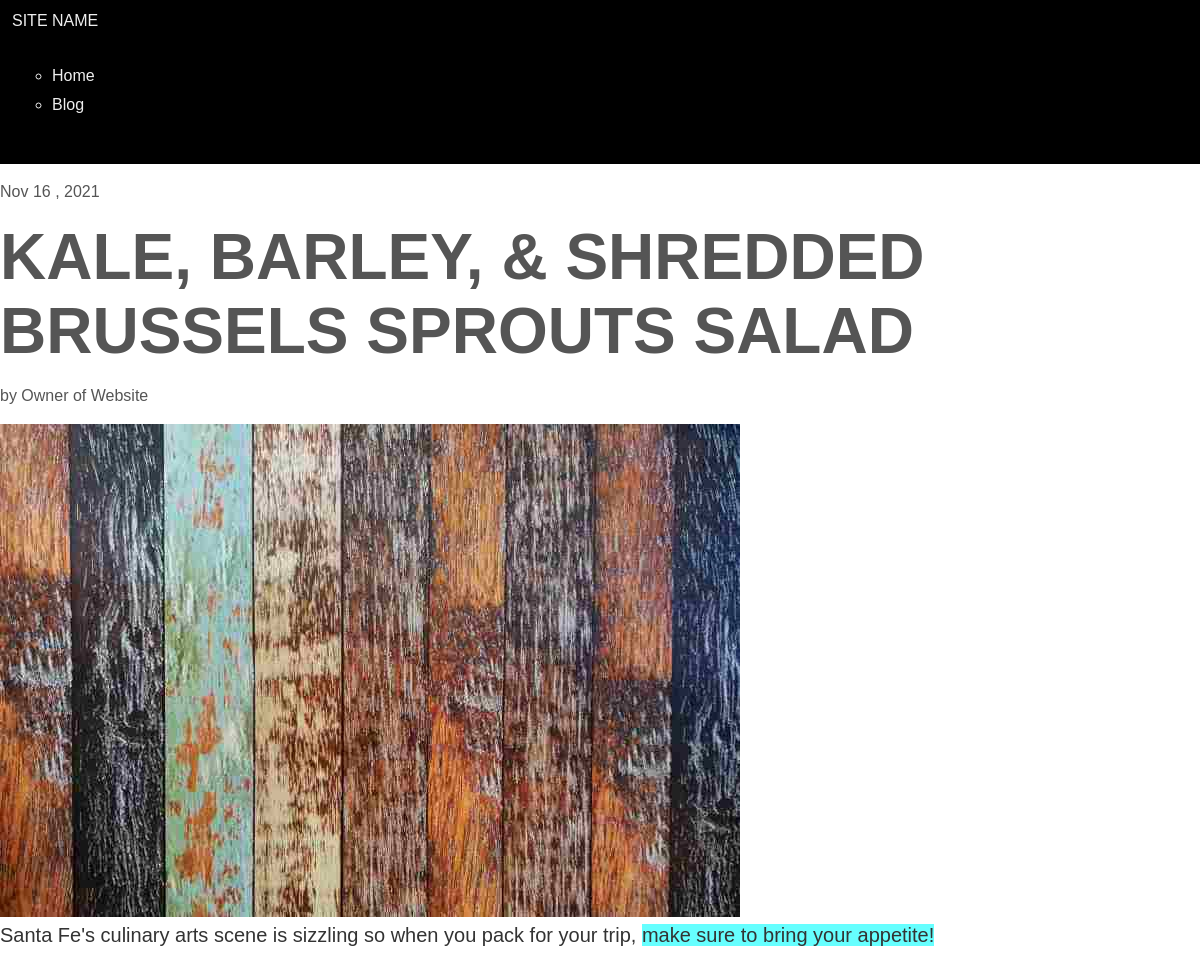
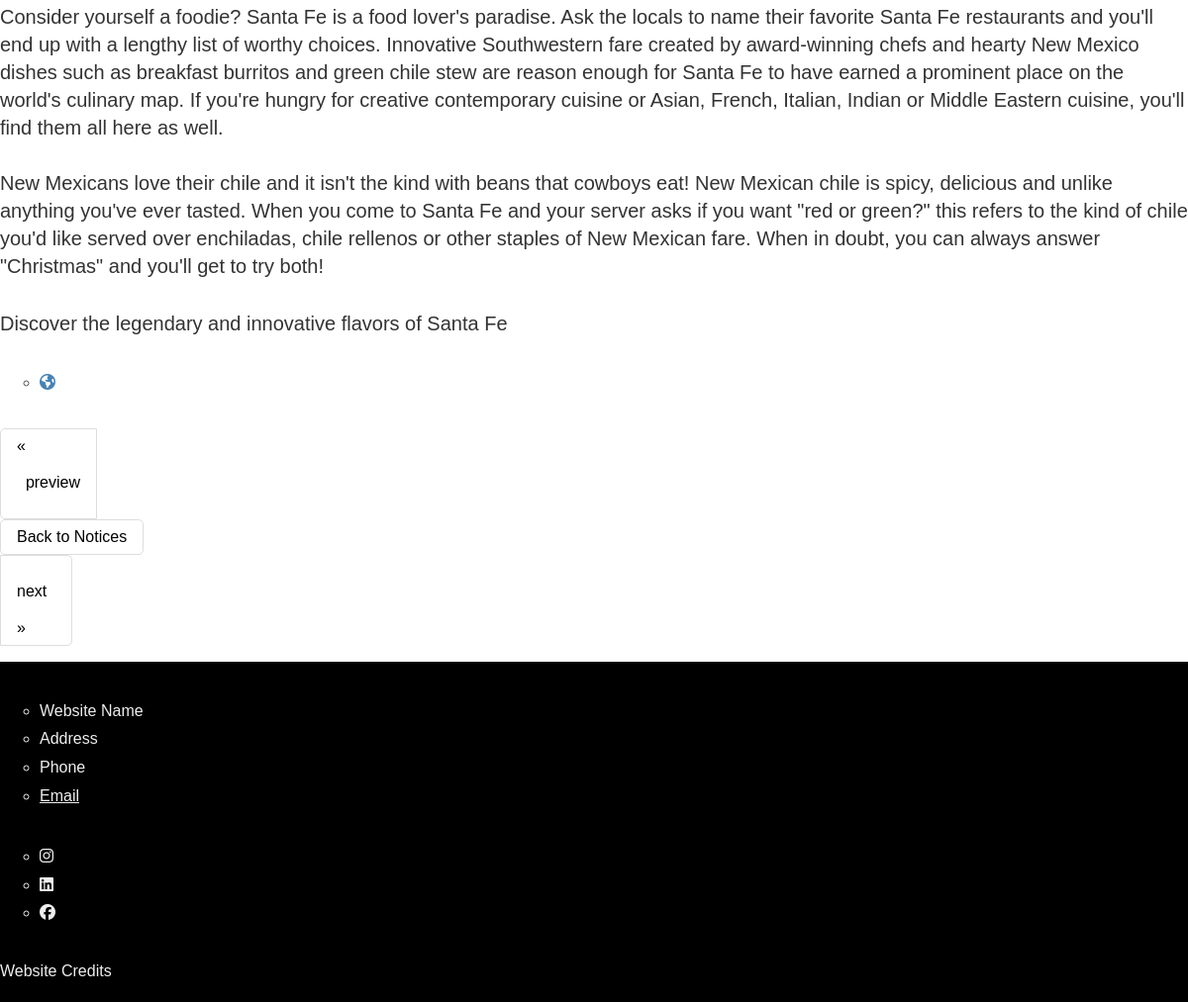
The app's page /blog/blog_notices/display/kale-barley--shredded-brussels-sprouts-salad with its own data (2 pictures, top to bottom).
### tables this page shows
CREATE TABLE `blog_notices` (
  `id` int(11) NOT NULL,
  `url_string` varchar(255) DEFAULT NULL,
  `blog_title` varchar(255) DEFAULT NULL,
  `blog_sub_title` varchar(255) DEFAULT NULL,
  `notice` text DEFAULT NULL,
  `youtube` varchar(50) DEFAULT NULL,
  `uploaded_date` date DEFAULT NULL,
  `published_date` date DEFAULT NULL,
  `published` tinyint(1) DEFAULT NULL,
  `picture` varchar(255) DEFAULT '',
  `notice_sources_id` int(11) DEFAULT 0
);

CREATE TABLE `notice_sources` (
  `id` int(11) NOT NULL,
  `source_name` varchar(255) DEFAULT NULL,
  `author` varchar(255) DEFAULT NULL,
  `source_link` varchar(255) DEFAULT NULL
);

### public/index.php (called while the page is built, shortened)
<?php
$init = new Core;

### engine/Model.php (called while the page is built, shortened)
<?php
class Model {
    private $host = HOST;
    private $user = USER;
    private $pass = PASSWORD;
    private $dbname = DATABASE;
    private $dbh;
    private $stmt;
    public function __construct($current_module = NULL) {
        $this->port = (defined('PORT') ? PORT : '3306');
        $dsn = 'mysql:host=' . $this->host . ';port=' . $this->port . ';dbname=' . $this->dbname;
        $options = array(
            PDO::ATTR_PERSISTENT => true,
            PDO::ATTR_ERRMODE => PDO::ERRMODE_EXCEPTION
        );
        try{
            $this->dbh = new PDO($dsn, $this->user, $this->pass, $options);
        } catch(PDOException $e){
            $this->error = $e->getMessage();
            echo $this->error; die();
        }
    }
    private function get_param_type($value) {
        switch(true){
        default:
            $type = PDO::PARAM_STR;
        }
        return $type;
    }
    function prepare_and_execute($sql, $data) {
        $this->stmt = $this->dbh->prepare($sql);
        if (isset($data[0])) {
            return $this->stmt->execute($data);
        } else {
            foreach ($data as $key => $value) {
                $type = $this->get_param_type($value);
                $this->stmt->bindValue(":$key", $value, $type);
            }
            return $this->stmt->execute();
        }
    }
    public function get_one_where($column, $value, $target_tbl=NULL) {
        $data[$column] = $value;
        $sql = "SELECT * FROM $target_tbl where $column = :$column";
        $result = $this->prepare_and_execute($sql, $data);
        if ($result == true) {
            $item = $this->stmt->fetch(PDO::FETCH_OBJ);
            return $item;
        }
    }
    public function get_many_where($column, $value, $target_tbl=NULL) {
        $data[$column] = $value;
        $sql = 'select * from '.$target_tbl.' where '.$column.' = :'.$column;
        $query = $this->query_bind($sql, $data, 'object');
        return $query;
    }
        ?>
    <?php
    public function query_bind($sql, $data, $return_type=false) {
        $this->prepare_and_execute($sql, $data);
        if ($return_type == 'object') {
            $query = $this->stmt->fetchAll(PDO::FETCH_OBJ);
            return $query;
        } elseif ($return_type == 'array') {
            $query = $this->stmt->fetchAll(PDO::FETCH_ASSOC);
            return $query;
        }
    }
}

### engine/get_segments.php (called while the page is built, shortened)
<?php
function get_segments($ignore_custom_routes=NULL) {
    $psuedo_url = str_replace('://', '', BASE_URL);
    $psuedo_url = rtrim($psuedo_url, '/');
    $bits = explode('/', $psuedo_url);
    $num_bits = count($bits);
    if ($num_bits>1) {
        $num_segments_to_ditch = $num_bits-1;
    } else {
        $num_segments_to_ditch = 0;
    }
    $assumed_url = (isset($_SERVER['HTTPS']) && $_SERVER['HTTPS'] === 'on' ? "https" : "http") . "://" . $_SERVER['HTTP_HOST'] .  $_SERVER['REQUEST_URI'];
    if (!isset($ignore_custom_routes)) {
        $assumed_url = attempt_add_custom_routes($assumed_url);
    }
    $data['assumed_url'] = $assumed_url;
    $assumed_url = str_replace('://', '', $assumed_url);
    $assumed_url = rtrim($assumed_url, '/');
    $segments = explode('/', $assumed_url);
    for ($i=0; $i < $num_segments_to_ditch; $i++) {
        unset($segments[$i]);
    }
    $data['segments'] = array_values($segments);
    return $data;
}
function attempt_add_custom_routes($target_url) {
    $target_url = rtrim($target_url, '/');
    $target_segments_str = str_replace(BASE_URL,'', $target_url);
    $target_segments = explode('/',$target_segments_str);
    foreach (CUSTOM_ROUTES as $custom_route => $custom_route_destination) {
        $custom_route_segments = explode('/',$custom_route);
    }
    return $target_url;
}
$data = get_segments();

### engine/tg_helpers/url.php (called while the page is built, shortened)
<?php
function segment($num, $var_type=null) {
    $segments = SEGMENTS;
    if (isset($segments[$num])) {
        $value = $segments[$num];
    } else {
        $value = '';
    }
    return $value;
}

### modules/blog_notices/views/notice.php (the view, shortened to what this page needs)
<!DOCTYPE html>
<html lang="en">
<head>
    <link rel="stylesheet" href="https://use.typekit.net/sud0zuo.css">
    <link rel="stylesheet" href="<?= BASE_URL ?>css/trongate.css">
    <link rel="stylesheet" href="<?= BASE_URL ?>blog_notices_module/css/app.css">
</head>
<body>
    <header>
        <div id="header-container">
        <span id="logo"> <a href="<?= BASE_URL ?>">  SITE NAME</a></span>
            <nav>
                <ul>
                    <li><a href="<?= BASE_URL ?>">Home </a></li>
                   <li><a href="<?= BASE_URL ?>blog_notices/all">Blog</a></li>
                </ul>
            </nav>
        </div>
    </header>
<div id="master-container" class="news-example" >
    <section  class="landing border-bottom">
            <div class="">
                <p><?= date('M j \, Y',  strtotime($blog_notices_obj->published_date)) ?></p>
            <h1><?= $blog_notices_obj->blog_title ?></h1>
            <p> by  <?php if($source->author != '') { echo $source->author; echo ' of '; } ?> <?= $source->source_name?>	 <br>
            <?php if($source->source_link != '') { echo '<a href="'.$source->source_link.'">'.$source->source_link.'</a>'; } ?> </p>
            </div>
        </section>
        <section  class="photos-project ">
            <div class="photo"><img src="<?= $picture_path ?>" alt=""></div>
         </section>
        <section class=" info project-example-description border-bottom">
            <div class="news-content sun-editor-editable">
            <?= $blog_notices_obj->notice ?>
            </div>
        </section>
        <section class="share-social-media">
            <ul class="social-media">
                <li><a href="#"><i class="fa fa-globe"></i></a></li>
            </ul>
        </section>
        <section class=" border-top">
            <div class="pagination">
                <a href="<?= $prev_link ?>" class="previous">&laquo;<p class="pagination-tag">&nbsp; preview </p></a>
                <div class="butons">
                    <a href="<?= BASE_URL ?>blog_notices/all" class="button-small">Back to Notices</a>
                    </div>
                <a href="<?= $next_link ?>" class="next"><p class="pagination-tag"> next &nbsp; </p>&raquo;</a>
              </div>
        </section>
        </div>
        <footer >
<ul>
    <li>Website Name</li>
    <li>Address</li>
    <li> Phone</li>
    <li><a href="mailto:#">Email</a></li>
</ul>
<ul class="social-media">
 <li><a href="#"><i class="fab fa-instagram"></i></a></li>
 <li><a href="#"><i class="fab fa-linkedin"></i></a></li>
 <li><a href="#"><i class="fab fa-facebook"></i></a></li>
</ul>
<p>
Website Credits
 </p>
</footer>
</body>
</html>

### public/css/trongate.css (style rules this page uses)
:root { --primary: #4682b4; --primary-dark: #38678f; --primary-darker: #294d6b; --primary-color: #fff; --secondary: #ff0000; --border: #c5c5c5; --alt: #fff; }
body { font-family: Tahoma, Geneva, sans-serif; margin: 0; padding: 0; color: #555; font-size: 1rem; }
h1 { margin-top: 0; font-size: 4em; margin-bottom: 0.2em; }
p { line-height: 1.5em; }
a { color: var(--primary); }
ul { margin: 2em 0; list-style-type: circle; }
li { line-height: 1.8em; }
.pagination { display: inline-block; margin: 0 0 12px 0; }
.pagination a { color: black; float: left; padding: 8px 16px; text-decoration: none; border: 1px solid #ddd; }
.pagination a:first-child { border-top-left-radius: 5px; border-bottom-left-radius: 5px; }
.pagination a:last-child { border-top-right-radius: 5px; border-bottom-right-radius: 5px; }

### public/css/app.css (style rules this page uses)
body { min-height: 100vh; display: flex; flex-direction: column; justify-content: space-between; }
header { background-color: black; padding: 12px; }
header, header a, footer, footer a { color: #eee; text-decoration: none; }
footer { width: 100%; background-color: black; padding: 0.2em 0; }
footer a { text-decoration: underline; }
@media (min-width: 1px) { h1 { font-size: 32px; } }
@media (min-width: 1px) { h1, h2, h3 { text-align: center; } }
@media (min-width: 860px) { h1 { margin-top: 0; font-size: 4em; margin-bottom: 0.2em; } }
@media (min-width: 860px) { h1, h2, h3 { text-align: left; } }

### records on screen
blog_notices: published_date "Nov 16 , 2021", blog_title "KALE, BARLEY, & SHREDDED BRUSSELS SPROUTS SALAD", notice "Santa Fe's culinary arts scene is sizzling so when you pack for your trip, make sure to bring your appetiteǃ Consider yourself a foodie? Santa Fe is a food lover's paradise. Ask the locals to name their favorite Santa Fe restaurants and you'll end up with a lengthy list of worthy choices. Innovative Southwestern fare created by award-winning chefs and hearty New Mexico dishes such as breakfast burritos and green chile stew are reason enough for Santa Fe to have earned a prominent place on the world's culinary map. If you're hungry for creative contemporary cuisine or Asian, French, Italian, Indian or Middle Eastern cuisine, you'll find them all here as well. New Mexicans love their chile…"
notice_sources: author "Owner", source_name "Website"
